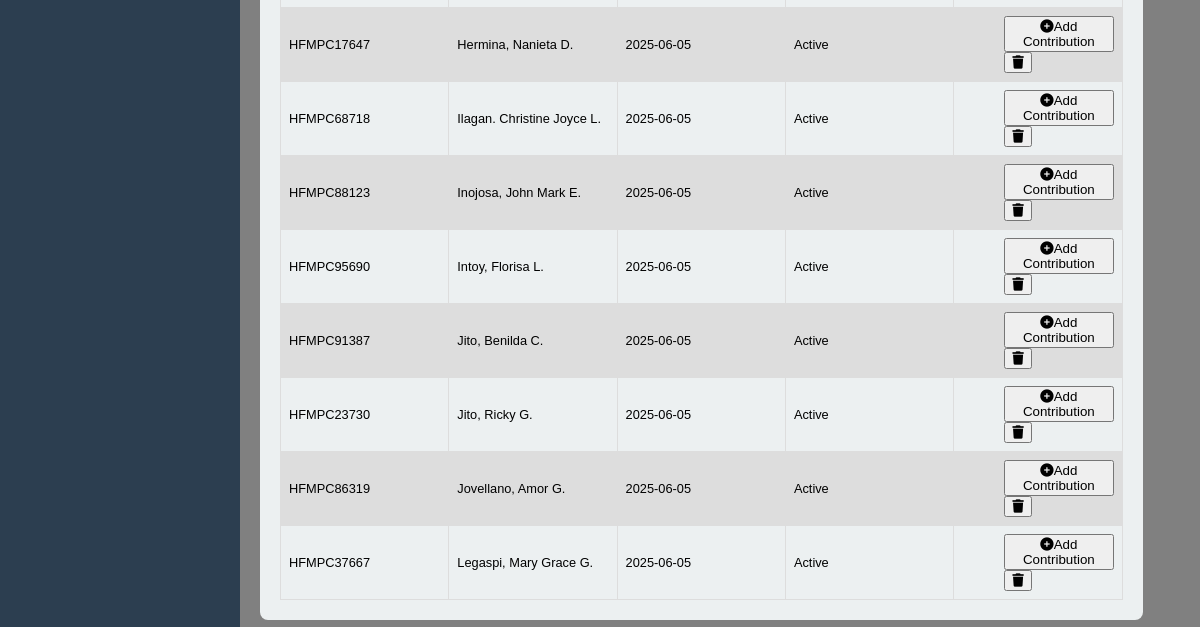
Before: /coop_members_shared_capitals.php (signed in, lower part) with the older database file.
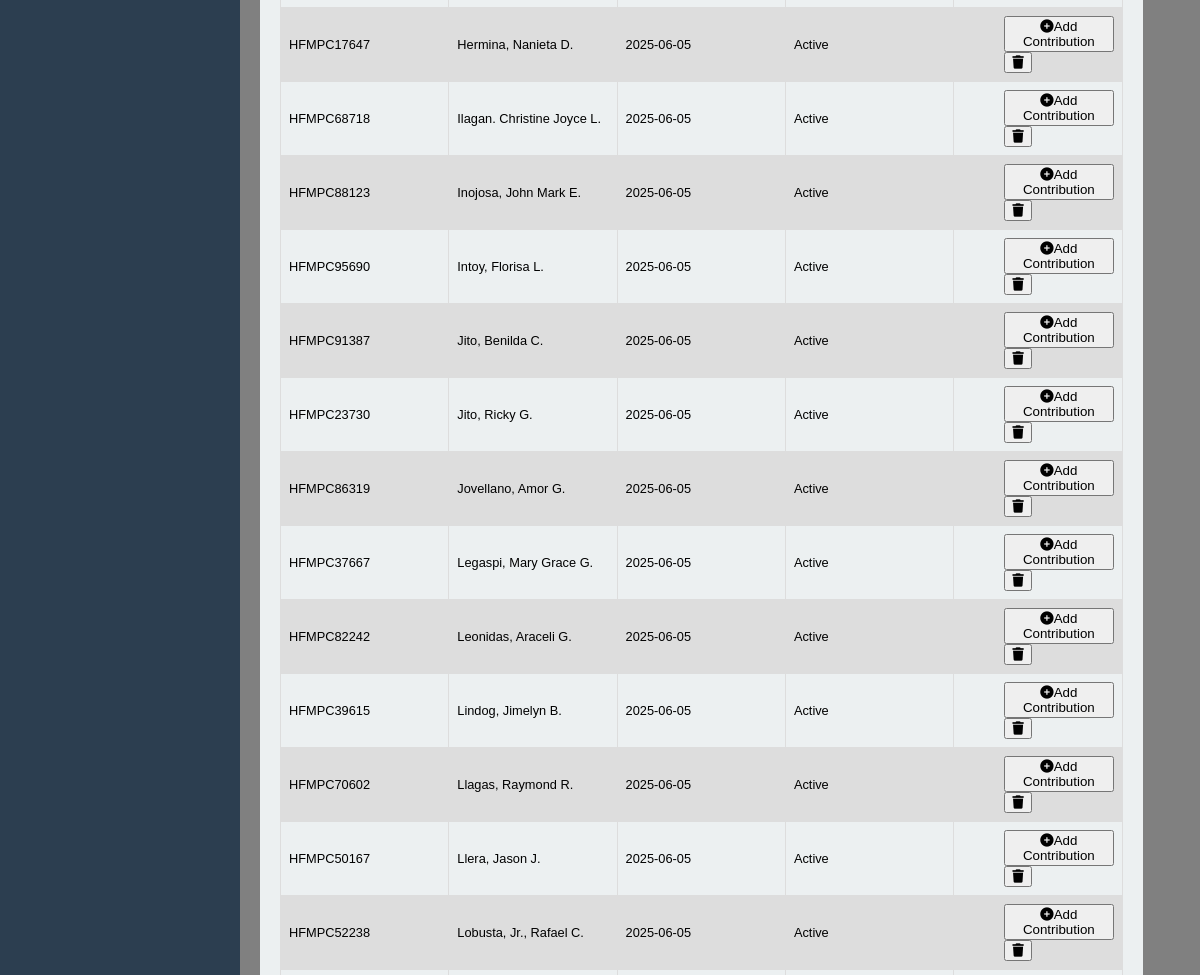
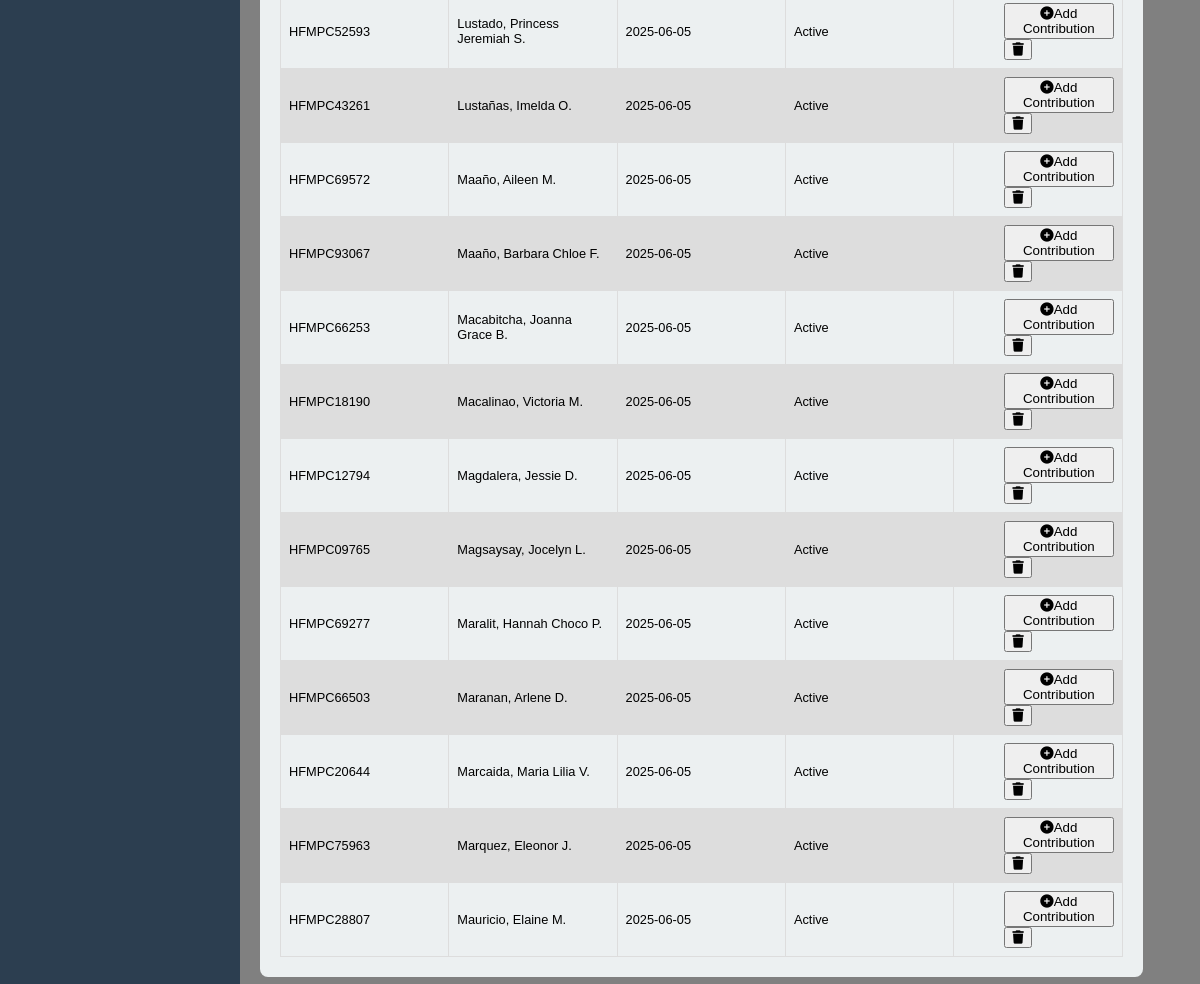
After: the same page with the newer database file (2 pictures, top to bottom).
### tables this page shows
CREATE TABLE `coop_members_shared_capital` (
  `id` int(11) NOT NULL AUTO_INCREMENT,
  `Membership_ID` varchar(11) NOT NULL,
  `name_of_member` varchar(50) NOT NULL,
  `Date_Added` date NOT NULL,
  `status` int(11) NOT NULL,
  `remarks` varchar(10) NOT NULL,
  PRIMARY KEY (`id`)
);

CREATE TABLE `coop_members` (
  `coop_id` int(50) NOT NULL AUTO_INCREMENT,
  `membership_id` varchar(50) NOT NULL,
  `name_of_member` varchar(255) NOT NULL,
  `contact_number` varchar(20) NOT NULL,
  `tin` varchar(15) NOT NULL,
  `date_accepted` date NOT NULL,
  `bod_resolution` varchar(50) NOT NULL,
  `type_of_membership` varchar(50) NOT NULL,
  `shares_subscribed` decimal(10,2) NOT NULL,
  `amount_subscribed` decimal(10,2) NOT NULL,
  `initial_paid_up` decimal(10,2) NOT NULL,
  `address` text NOT NULL,
  `date_of_birth` date NOT NULL,
  `age` int(11) NOT NULL,
  `gender` varchar(20) DEFAULT NULL,
  `civil_status` varchar(50) DEFAULT NULL,
  `occupation` varchar(100) NOT NULL,
  `number_of_dependents` int(11) NOT NULL,
  `religious` varchar(100) NOT NULL,
  `annual_income` decimal(10,2) NOT NULL,
  `date_terminated` date DEFAULT NULL,
  `educational_attainment` varchar(50) DEFAULT NULL,
  `status` int(5) NOT NULL,
  `remarks` varchar(10) NOT NULL,
  `created_at` timestamp NOT NULL DEFAULT current_timestamp(),
  PRIMARY KEY (`coop_id`)
);

### coop_members_shared_capitals.php (the view, shortened to what this page needs)
<?php
include 'header.php';
include 'sidebar.php';
?>
<link rel="stylesheet" href="assets/coop_members_shared_capitals.css">
<link rel="stylesheet" href="assets/message.css">
<link rel="stylesheet" href="assets/loader.css">
<main class="content-member">
  <section class="stats-member">
    <div class="card-member">
      <div style="overflow-x:auto;">
        <table id="member-table">
          <tbody>
            <?php
             $sql = "SELECT sc.id, sc.Membership_ID, sc.Date_Added, cm.name_of_member, sc.status, sc.Remarks
                     FROM coop_members_shared_capital sc
                     LEFT JOIN coop_members cm ON sc.Membership_ID = cm.membership_id
                     WHERE sc.Remarks IS NULL OR sc.Remarks != 'Deleted'";
            $sql .= " ORDER BY cm.name_of_member ASC";
            $result = $conn->query($sql);
            if ($result->num_rows > 0) {
                while ($row = $result->fetch_assoc()) {
                    $status = $row['status'];
                    echo '<tr>';
                    echo '<td>' . htmlspecialchars($row['Membership_ID']) . '</td>';
                    echo '<td>' . htmlspecialchars($row['name_of_member']) . '</td>';
                    echo '<td>' . htmlspecialchars($row['Date_Added']) . '</td>';
                    echo '<td>';
                    echo $status == 1 ? '<span class="remark-active">Active</span>' : '<span class="remark-withdrawn">Withdrawn</span>';
                    echo '</td>';
                    echo '<td style="padding-left: 50px;">';
                    echo '<a href="#" onclick="openContributionModal(\'' . $row['Membership_ID'] . '\', \'' . $row['id'] . '\', ' . $row['status'] . ')"><button> <i class="fas fa-plus-circle"></i>Add Contribution</button></a>';
                    echo '<a href="coop_members_shared_capitals_delete_functions.php?id=' . htmlspecialchars($row['Membership_ID']) . '" class="delete-btn" onclick="return confirm(\'Are you sure you want to delete this member?\')"><button><i class="fa-solid fa-trash"></i></button></a>';
                    echo '</td>';
                    echo '</tr>';
                }
            } else {
                echo '<tr><td colspan="6">No records found</td></tr>';
            }
            ?>
          </tbody>
        </table>
      </div>
    </div>
  </section>
</main>

Changed rows visible on the page:
added coop_members_shared_capital: Membership_ID "HFMPC82242", coop_members.name_of_member "Leonidas, Araceli G.", Date_Added "2025-06-05", status "Active"
added coop_members_shared_capital: Membership_ID "HFMPC39615", coop_members.name_of_member "Lindog, Jimelyn B.", Date_Added "2025-06-05", status "Active"
added coop_members_shared_capital: Membership_ID "HFMPC70602", coop_members.name_of_member "Llagas, Raymond R.", Date_Added "2025-06-05", status "Active"
added coop_members_shared_capital: Membership_ID "HFMPC50167", coop_members.name_of_member "Llera, Jason J.", Date_Added "2025-06-05", status "Active"
added coop_members_shared_capital: Membership_ID "HFMPC52238", coop_members.name_of_member "Lobusta, Jr., Rafael C.", Date_Added "2025-06-05", status "Active"
added coop_members_shared_capital: Membership_ID "HFMPC52593", coop_members.name_of_member "Lustado, Princess Jeremiah S.", Date_Added "2025-06-05", status "Active"
added coop_members_shared_capital: Membership_ID "HFMPC43261", coop_members.name_of_member "Lustañas, Imelda O.", Date_Added "2025-06-05", status "Active"
added coop_members_shared_capital: Membership_ID "HFMPC69572", coop_members.name_of_member "Maaño, Aileen M.", Date_Added "2025-06-05", status "Active"
added coop_members_shared_capital: Membership_ID "HFMPC93067", coop_members.name_of_member "Maaño, Barbara Chloe F.", Date_Added "2025-06-05", status "Active"
added coop_members_shared_capital: Membership_ID "HFMPC66253", coop_members.name_of_member "Macabitcha, Joanna Grace B.", Date_Added "2025-06-05", status "Active"
added coop_members_shared_capital: Membership_ID "HFMPC18190", coop_members.name_of_member "Macalinao, Victoria M.", Date_Added "2025-06-05", status "Active"
added coop_members_shared_capital: Membership_ID "HFMPC12794", coop_members.name_of_member "Magdalera, Jessie D.", Date_Added "2025-06-05", status "Active"
added coop_members_shared_capital: Membership_ID "HFMPC09765", coop_members.name_of_member "Magsaysay, Jocelyn L.", Date_Added "2025-06-05", status "Active"
added coop_members_shared_capital: Membership_ID "HFMPC69277", coop_members.name_of_member "Maralit, Hannah Choco P.", Date_Added "2025-06-05", status "Active"
added coop_members_shared_capital: Membership_ID "HFMPC66503", coop_members.name_of_member "Maranan, Arlene D.", Date_Added "2025-06-05", status "Active"
added coop_members_shared_capital: Membership_ID "HFMPC20644", coop_members.name_of_member "Marcaida, Maria Lilia V.", Date_Added "2025-06-05", status "Active"
added coop_members_shared_capital: Membership_ID "HFMPC75963", coop_members.name_of_member "Marquez, Eleonor J.", Date_Added "2025-06-05", status "Active"
added coop_members_shared_capital: Membership_ID "HFMPC28807", coop_members.name_of_member "Mauricio, Elaine M.", Date_Added "2025-06-05", status "Active"
